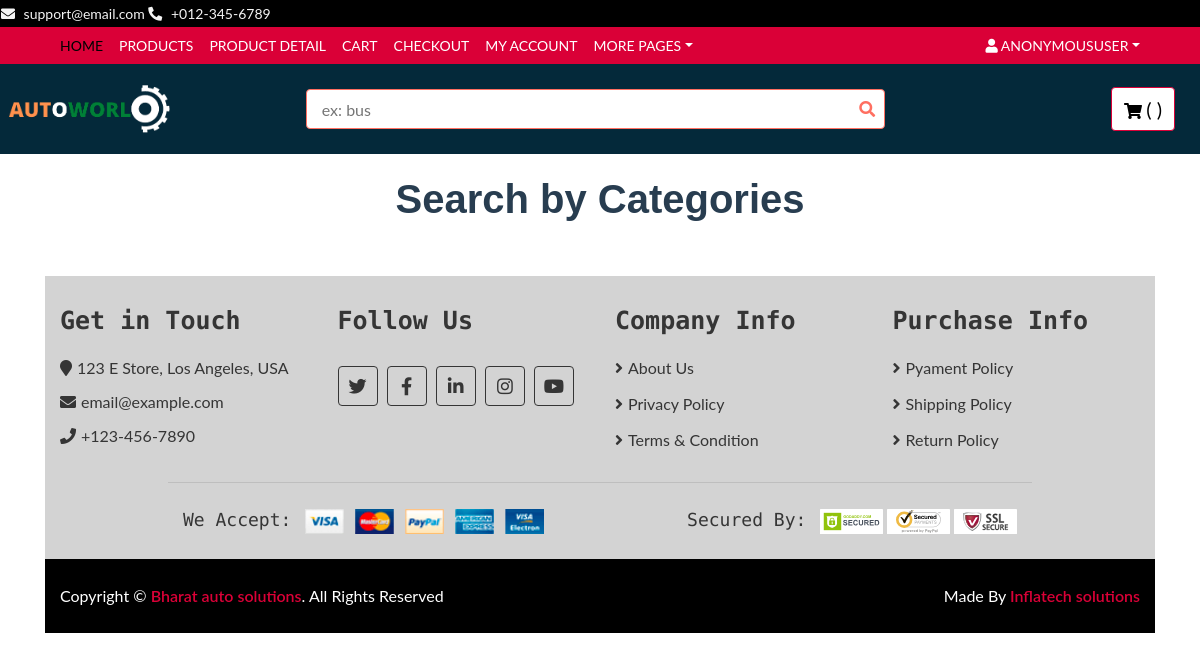
/brand/truck/1/, run on an earlier commit of the app's database.
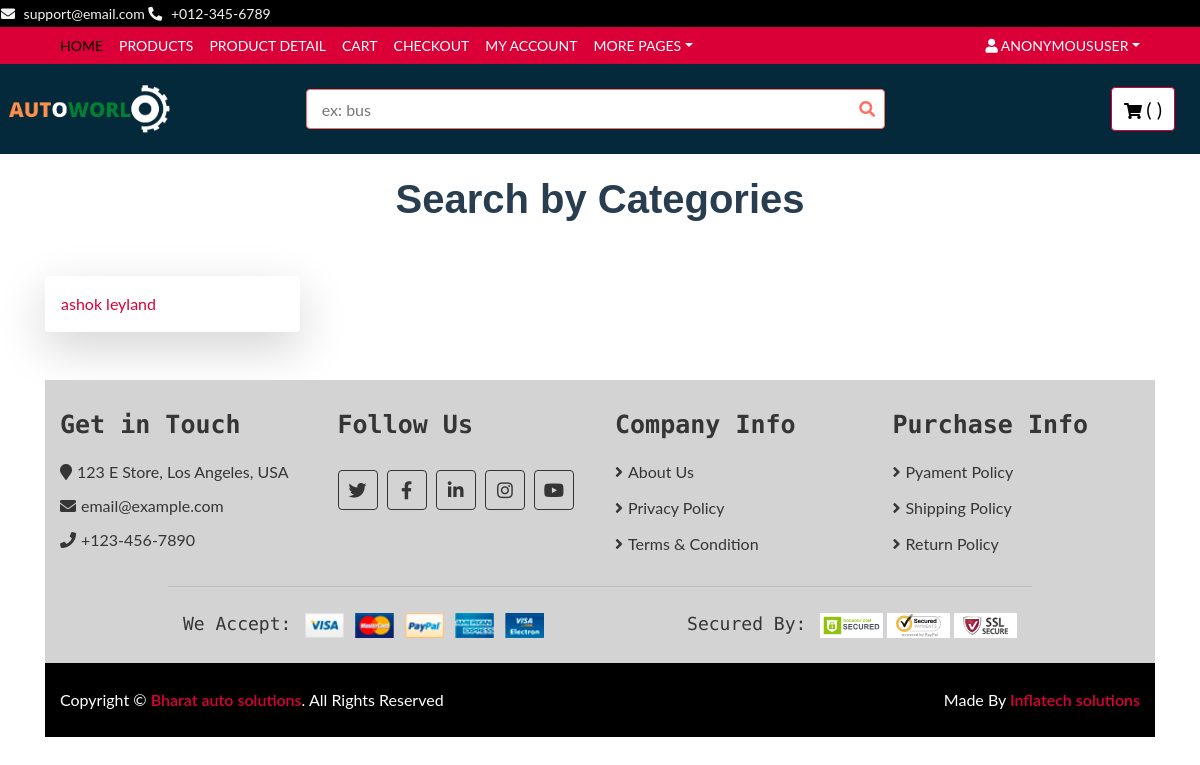
And on a later commit of the database.
### base/models.py (models this page shows, shortened)
class Manufacturer(models.Model):
    name_of_Manufacturer=models.CharField(max_length=200, unique=True, blank=False)
    vehicaltype=models.ForeignKey(TypeOfVehicle, on_delete=models.RESTRICT)
    slug=models.SlugField(blank=True, null=True)
    def __str__(self):
        return str(self.name_of_Manufacturer)

### base/views.py (the view)
# urls.py: path('brand/<slug:slug>/<str:pk>/', views.brand, name='brand'),
def brand(request, slug=None, pk=None, *args, **kwargs):
    print(slug)
    manu=Manufacturer.objects.filter(vehicaltype=pk)
    print(pk)
    print(manu)
    context={'brand':manu}
    return render(request, 'brand.html', context)

### templates/brand.html
{% extends 'base.html' %}
{% block content %}
<div class="container">
    <div class="product">
        <div class="section-header">
            <h1>Search by Categories</h1>
        </div>
        <div class="row">
            {% for i in brand %}
            <div class="col-md-3">
                <a href="{% url 'model' slug=i.slug  pk=i.id %}">
                    <div class="shadow-lg p-3 mb-5 bg-white rounded">{{i}}</div>
                </a>
            </div>
            {% endfor %}
        </div>
    </div>
    {% endblock %}

What changed in the data, as far as the page shows it:
added Manufacturer: name_of_Manufacturer "ashok leyland"
